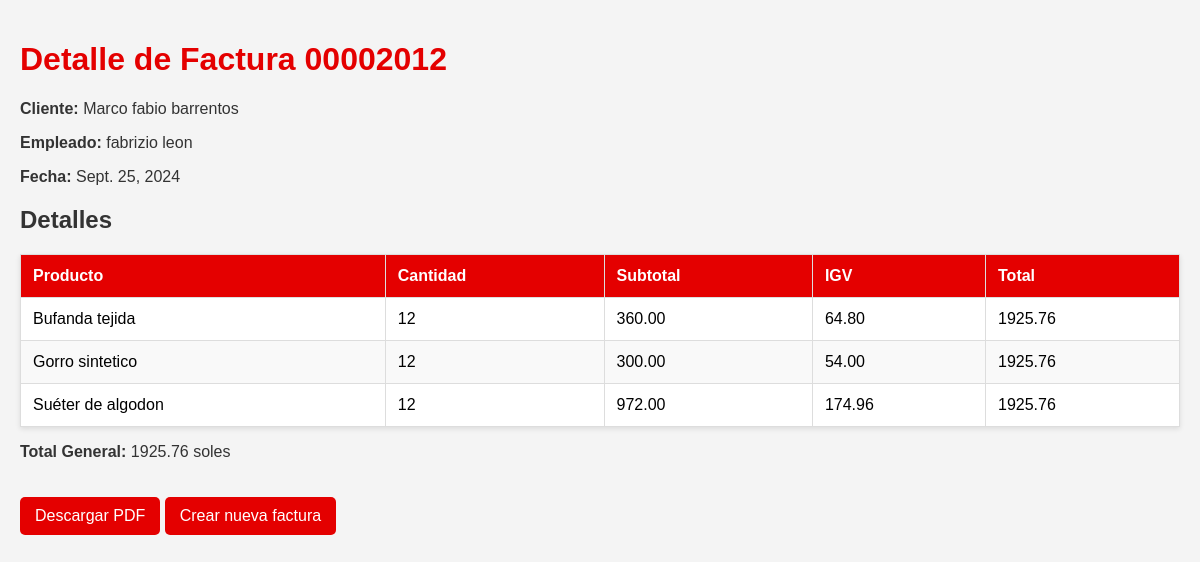
The app's page /factura/00002012/ with its own data.
### sistema_de_facturas/models.py (models this page shows, shortened)
class Factura(models.Model):
    numero = models.CharField(max_length=8, unique=True)
    cliente = models.ForeignKey(Cliente, on_delete=models.PROTECT)
    empleado = models.ForeignKey(Empleado, on_delete=models.PROTECT)
    fecha = models.DateField()

class Cliente(models.Model):
    id_cliente = models.CharField(max_length=20, primary_key=True)
    nombre = models.CharField(max_length=100)
    ruc = models.CharField(max_length=11, unique=True)
    direccion = models.CharField(max_length=200)
    def __str__(self):
        return self.nombre

class Empleado(models.Model):
    nombre = models.CharField(max_length=100)
    apellido = models.CharField(max_length=100)
    email = models.EmailField(max_length=100, unique=True)
    def __str__(self):
        return f'{self.nombre} {self.apellido}'

class DetalleFactura(models.Model):
    factura = models.ForeignKey(Factura, related_name='detalles', on_delete=models.CASCADE)
    producto = models.ForeignKey(Producto, on_delete=models.PROTECT)
    cantidad = models.PositiveIntegerField()  # Mover cantidad aquí
    subtotal = models.DecimalField(max_digits=10, decimal_places=2)
    igv = models.DecimalField(max_digits=10, decimal_places=2)
    total = models.DecimalField(max_digits=10, decimal_places=2)

class Producto(models.Model):
    id_producto = models.CharField(max_length=20, primary_key=True)
    descripcion = models.CharField(max_length=200)
    precio_unitario = models.DecimalField(max_digits=8, decimal_places=2)
    categoria = models.ForeignKey(Categoria, on_delete=models.PROTECT)

### sistema_de_facturas/views.py (the view)
# urls.py: path('factura/<str:numero>/',factura_detalle, name='factura_detalle'),  # Ruta para factura_detalle
def factura_detalle(request, numero):
    factura = get_object_or_404(Factura, numero=numero)
    detalles = factura.detalles.all()
    total_general = detalles.aggregate(total=Sum('total'))['total'] or Decimal(0)
    return render(request, 'factura_detalle.html', {
        'factura': factura,
        'detalles': detalles,
        'total_general': total_general,
    })

### sistema_de_facturas/templates/factura_detalle.html (shortened to what this page needs)
{% load static %}
<!DOCTYPE html>
<html lang="es">
<head>
</head>
<body>
    <h1>Detalle de Factura {{ factura.numero }}</h1>
    <p><strong>Cliente:</strong> {{ factura.cliente }}</p>
    <p><strong>Empleado:</strong> {{ factura.empleado }}</p>
    <p><strong>Fecha:</strong> {{ factura.fecha }}</p>
    <h2>Detalles</h2>
    <table>
        <thead>
            <tr>
                <th>Producto</th>
                <th>Cantidad</th>
                <th>Subtotal</th>
                <th>IGV</th>
                <th>Total</th>
            </tr>
        </thead>
        <tbody>
            {% for detalle in detalles %}
            <tr>
                <td>{{ detalle.producto.descripcion }}</td>
                <td>{{ detalle.cantidad }}</td>
                <td>{{ detalle.subtotal|floatformat:2 }}</td>
                <td>{{ detalle.igv|floatformat:2 }}</td>
                <td><strong></strong>{{ total_general|floatformat:2 }}</td>
            </tr>
            {% endfor %}
        </tbody>
    </table>
    <p><strong>Total General: </strong>{{ total_general|floatformat:2 }} soles</p>
    <a href="{% url 'factura_pdf' factura.numero %}">Descargar PDF</a>
    <a href="{% url 'crear_factura' %}">Crear nueva factura</a>
</body>
</html>

### sistema_de_facturas/templates/factura_detalle.html (style rules this page uses)
body { font-family: Arial, sans-serif; background-color: #f4f4f4; margin: 0; padding: 20px; }
h1 { color: #e40000; }
h2 { color: #333; }
table { width: 100%; border-collapse: collapse; margin-top: 20px; box-shadow: 0 2px 5px rgba(0, 0, 0, 0.1); background-color: white; }
th, td { border: 1px solid #dddddd; padding: 12px; text-align: left; transition: background-color 0.3s; }
th { background-color: #e40000; color: white; }
tbody tr:nth-child(even) { background-color: #f9f9f9; }
p { font-size: 16px; color: #333; }
a { display: inline-block; margin-top: 20px; padding: 10px 15px; background-color: #e40000; color: white; text-decoration: none; border-radius: 5px; transition: background-color 0.3s; }

### records on screen
Factura: numero "00002012", cliente "Marco fabio barrentos", empleado "fabrizio leon", fecha "Sept. 25, 2024"
DetalleFactura: producto.descripcion "Bufanda tejida", cantidad "12", subtotal "360.00", igv "64.80", total_general "1925.76"
DetalleFactura: producto.descripcion "Gorro sintetico", cantidad "12", subtotal "300.00", igv "54.00", total_general "1925.76"
DetalleFactura: producto.descripcion "Suéter de algodon", cantidad "12", subtotal "972.00", igv "174.96", total_general "1925.76"

### other values on screen
{{ total_general|floatformat:2 }} "1925.76"
